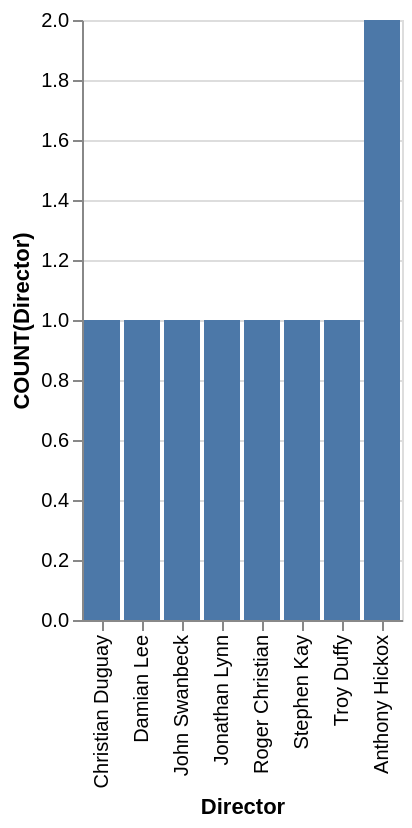

Write a Vega-Lite specification for this figure.
### Vega-Lite specification from a JSON file in a GitHub repository (floating-point values rounded to 4 significant figures)
{"data": {"values": [{"x_data": "Christian Duguay", "y_data": 1}, {"x_data": "Damian Lee", "y_data": 1}, {"x_data": "John Swanbeck", "y_data": 1}, {"x_data": "Jonathan Lynn", "y_data": 1}, {"x_data": "Roger Christian", "y_data": 1}, {"x_data": "Stephen Kay", "y_data": 1}, {"x_data": "Troy Duffy", "y_data": 1}, {"x_data": "Anthony Hickox", "y_data": 2}]}, "mark": "bar", "encoding": {"x": {"field": "x_data", "type": "nominal", "title": "Director", "sort": {"op": "sum", "field": "y_data", "order": "ascending"}}, "y": {"field": "y_data", "type": "quantitative", "title": "COUNT(Director)"}}}
